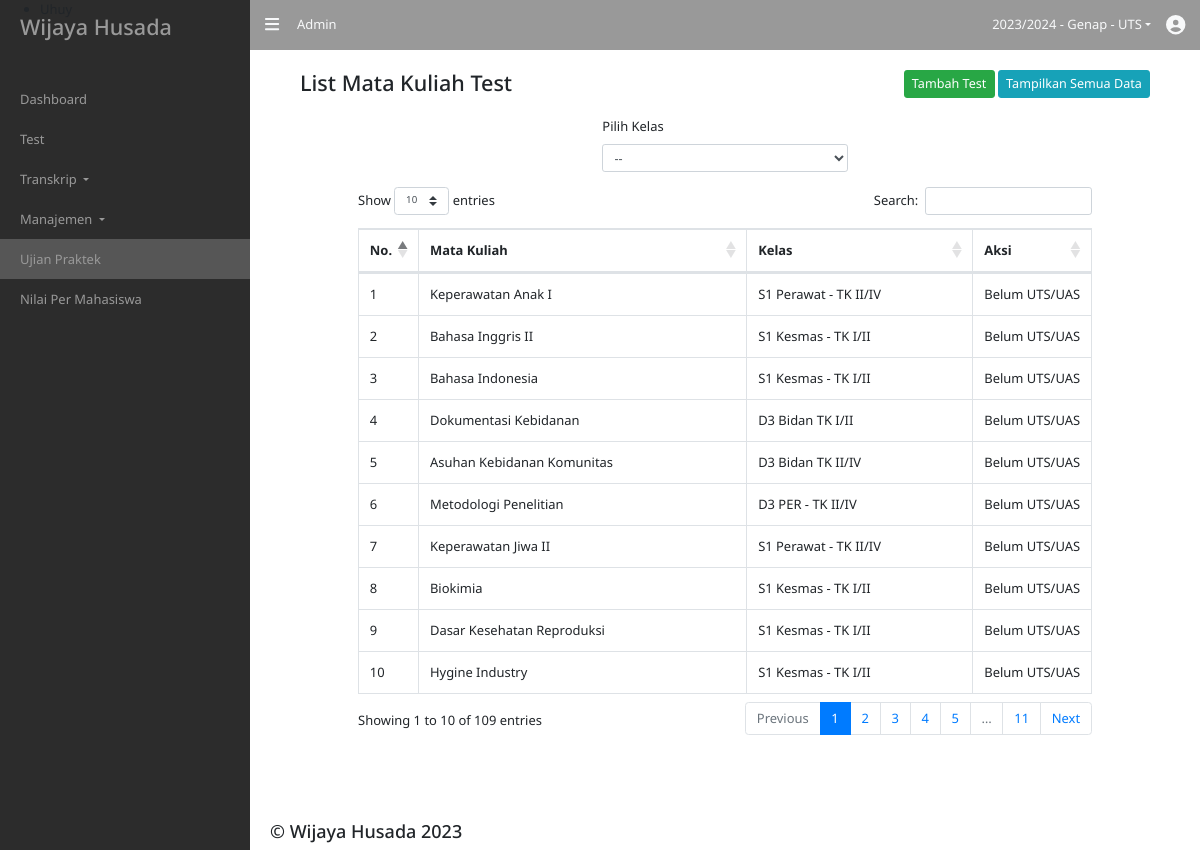
The app's page /admin/dashboard.php?pg=uprak with its own data.
### tables this page shows
CREATE TABLE IF NOT EXISTS `tperiode` (
  `id_periode` int(100) NOT NULL AUTO_INCREMENT,
  `tahun` varchar(100) NOT NULL,
  `jenis_tes` int(10) NOT NULL,
  `terpilih` tinyint(1) NOT NULL,
  PRIMARY KEY (`id_periode`)
);

CREATE TABLE IF NOT EXISTS `ttahun` (
  `id_ta` int(10) NOT NULL AUTO_INCREMENT,
  `nama_ta` varchar(255) NOT NULL,
  PRIMARY KEY (`id_ta`)
);

CREATE TABLE IF NOT EXISTS `ttest` (
  `id_test` int(100) NOT NULL AUTO_INCREMENT,
  `makul` varchar(255) NOT NULL,
  `id_kelas` int(100) NOT NULL,
  `status_uts` int(2) NOT NULL,
  `status` tinyint(1) NOT NULL,
  `uprak` int(10) NOT NULL,
  `id_periode` int(100) NOT NULL,
  `id_ta` int(100) NOT NULL,
  PRIMARY KEY (`id_test`)
);

CREATE TABLE IF NOT EXISTS `tmakul` (
  `IdMakul` int(11) NOT NULL AUTO_INCREMENT,
  `KdMakul` varchar(10) NOT NULL,
  `NamaMakul` varchar(100) NOT NULL,
  `Semester` char(1) NOT NULL,
  `IdJurusan` int(11) NOT NULL,
  PRIMARY KEY (`IdMakul`)
);

CREATE TABLE IF NOT EXISTS `tkelas` (
  `IdKelas` int(11) NOT NULL AUTO_INCREMENT,
  `IdJurusan` int(11) NOT NULL,
  `NamaKelas` varchar(200) NOT NULL,
  PRIMARY KEY (`IdKelas`)
);

### admin/dashboard.php (the view, shortened to what this page needs)
<?php
require '../connection.php';
$prdQ = mysqli_query($connect,"SELECT tperiode.*, ttahun.nama_ta FROM tperiode left join ttahun on ttahun.id_ta = tperiode.tahun where tperiode.terpilih = '1'");
$prd=mysqli_fetch_assoc($prdQ);
$periode = $prd['nama_ta']." - ";
$periode .= ($prd['jenis_tes']==1)? "UTS" : "UAS";
$ta_id = $prd['tahun'];
$jenis = $prd['jenis_tes'];
?>
<!DOCTYPE html>
<html lang="en">
<head>
    <link rel="stylesheet" href="https://cdn.datatables.net/1.13.6/css/dataTables.bootstrap4.min.css" rel="stylesheet">
    <link rel="stylesheet" href="https://cdn.jsdelivr.net/npm/bootstrap@4.0.0/dist/css/bootstrap.min.css">
    <link rel="stylesheet" href="https://cdnjs.cloudflare.com/ajax/libs/font-awesome/6.4.2/css/all.min.css" />
    <link rel="stylesheet" href="../assets/style.css" rel="stylesheet">
</head>
<body>
    <div id="wrapper" class="toggled">
        <div class="nav-bar w-100 d-flex justify-content-between">
            <div class="wrap">
                <a href="#menu-toggle" class="text-light mr-3" id="menu-toggle"><i class="fa-solid fa-lg fa-3x fa-bars"></i></a>
                <span class="text-light">Admin</span>
            </div>
            <div class="periode d-flex justify-content-between">
                <div class="dropdown">
                    <a href="#" class="text-light ml-3 dropdown-toggle" role="button" id="dropdownMenuLink" data-toggle="dropdown" aria-haspopup="true" aria-expanded="false"><?php echo $periode ?></a>
                </div>
                <div class="dropdown">
                    <a href="#" class="text-light ml-3" role="button" id="aaa" data-toggle="dropdown" aria-haspopup="true" aria-expanded="false"><i class="fa-solid fa-xl fa-circle-user"></i></a>
                </div>
            </div>
        </div>
        <div id="sidebar-wrapper">
            <ul class="sidebar-nav">
                <li class="sidebar-brand mt-3">
                    <a href="">
                       <h4>Wijaya Husada</h4>
                    </a>
                </li>
                <li>
                    <a href="dashboard.php" class="menu-link">Dashboard</a>
                </li>
                <li>
                    <a href="?pg=makul" class="menu-link">Test</a>
                </li>
                <li>
                <a class="menu-drop dropdown-toggle menu-link" href="#menu-transkrip" data-toggle="collapse" aria-expanded="false">
                        Transkrip
                    </a>
                </li>
                <li>
                    <a class="menu-dropp dropdown-toggle menu-link" href="#menu-manajemen" data-toggle="collapse" aria-expanded="false">
                        Manajemen
                    </a>
                </li>
                <li>
                    <a href="?pg=uprak" class="menu-link">Ujian Praktek</a>
                </li>
                <li>
                    <a href="?pg=rev" class="menu-link">Nilai Per Mahasiswa</a>
                </li>
            </ul>
            <ul>
                <li>Uhuy</li>
            </ul>
        </div>
        <div id="page-content-wrapper" style="min-height:100vh">
            <div class="container-fluid">
            <?php
            if(!isset($_GET['pg']))
            {
               ?> <h2>Ini Adalah Aplikasi Untuk Pencetakan Hasil Nilai</h2>
                    <div class="card bg-info  p-2 mt-2">
                        <div class="card-header border">
                            <h4 class="text-light">Dashboard Menu</h4>
                        </div>
                        <div class="card-body">
                            <p class="text-light">
                               <b> Bagi dosen yang ingin melakukan pencetakan hasil nilai UTS / UAS Silahkan gunakan aplikasi ini.
                            </p>
                        </div>
                    </div>
               <?php
            }
            else {
            switch ($_GET['pg']) {
                    ?>
                        <?php
                case "uprak":
                    if(!isset($_GET['act']))
                    {
                        if(isset($_POST['kelas']) || isset($_GET['idk']))
                        {
                            $kelass =(isset($_GET['idk'])) ?$_GET['idk'] :$_POST['kelas'];
                        $sql = ($jenis==2)
                        ?"SELECT ttest.*,
                        tkelas.NamaKelas,  tmakul.NamaMakul
                        from ttest
                        left join tkelas on tkelas.IdKelas = ttest.id_kelas
                        left join tmakul on tmakul.IdMakul = ttest.makul where ttest.id_ta='$ta_id' and ttest.id_kelas = '$kelass' order by ttest.status ASC"
                        : "SELECT ttest.*,
                        tkelas.NamaKelas,  tmakul.NamaMakul
                        from ttest
                        left join tkelas on tkelas.IdKelas = ttest.id_kelas
                        left join tmakul on tmakul.IdMakul = ttest.makul where ttest.id_ta='$ta_id' and ttest.id_kelas = '$kelass' order by ttest.status_uts ASC";
                        }
                        else
                        {
                        $sql = ($jenis==2)
                        ?"SELECT ttest.*,
                        tkelas.NamaKelas, tmakul.NamaMakul
                        from ttest
                        left join tkelas on tkelas.IdKelas = ttest.id_kelas
                        left join tmakul on tmakul.IdMakul = ttest.makul where ttest.id_ta='$ta_id' order by ttest.status ASC"
                        :  "SELECT ttest.*,
                        tkelas.NamaKelas, tmakul.NamaMakul
                        from ttest
                        left join tkelas on tkelas.IdKelas = ttest.id_kelas
                        left join tmakul on tmakul.IdMakul = ttest.makul where ttest.id_ta='$ta_id' order by ttest.status_uts ASC";
                        }
                        $query = mysqli_query($connect, $sql);
                        ?>
                        <div class="container d-flex flex-column align-items-center">
                            <div class="tambah w-100 mb-3 d-flex justify-content-between"><h4>List Mata Kuliah Test</h4>
                                <span>
                                    <a href="?pg=makul&act=tambah" class="btn btn-sm btn-success">Tambah Test</a>
                                    <a href="?pg=uprak" class="btn btn-sm btn-info">Tampilkan Semua Data</a>
                                </span>
                            </div>
                            <form action="" method="post">
                                <label for="">Pilih Kelas</label>
                                <select name="kelas" id="makuls" class='form-control form-control-sm mb-3' onchange='this.form.submit()'>
                                    <option value="">--</option>
                                </select>
                            </form>
                            <table class="table table-bordered w-100" id=<?php echo (mysqli_num_rows($query)>0) ?"tabel-nilai" : "";?>>
                                <thead>
                                    <tr>
                                        <th>No.</th>
                                        <th>Mata Kuliah</th>
                                        <th>Kelas</th>
                                        <th>Aksi</th>
                                    </tr>
                                </thead>
                                <tbody>
                                <?php
                                    if(mysqli_num_rows($query)>0)
                                    {
                                        $i=1;
                                        while($row = mysqli_fetch_array($query)) {
                                        ?>
                                        <tr style="background:<?php echo ($row['uprak'] == 1) ? 'aqua' : '' ?>">
                                            <td><?php echo $i++ ?></td>
                                            <td><?php echo $row['NamaMakul'] ?></td>
                                            <td><?php echo $row['NamaKelas'] ?></td>
                                            <td><?php
                                            if($row['status']==1 && $row['status_uts']==1)
                                            {
                                            echo ($row['uprak']==0)? "<a href = '?pg=nilai&idt=$row[id_test]&idk=$row[id_kelas]&idm=$row[makul]&uprak=uprak' class='btn btn-sm btn-info'>Upload Data</a>"
                                                : "<a onclick='return confirm(`yakin hapus data $row[NamaMakul] ?`)' href='action.php?delt=$row[id_test]&jenis=3' class='btn btn-sm btn-secondary'>Hapus Data Tes</a>
                                                <a href='cetak_mkl.php?tid=$row[id_test]&idk=$row[id_kelas]&jenis=3' class='btn btn-sm btn-light' target='__blank'>Cetak Data</a>
                                                ";
                                            }
                                            else
                                            {
                                                echo "Belum UTS/UAS";
                                            }
                                             ?>
                                            </td>
                                        </tr>
                                    <?php
                                    }
                                    }
                                    else {
                                    ?>
                                        <tr>
                                            <td>Data Tidak Ditemukan</td>
                                        </tr>
                                    <?php  }?>
                                </tbody>
                            </table>
                        </div>
                        <?php
                    }
                break;
                    ?>
                    <?php
            }
        }
            ?>
            </div>
            <div class="footer">
                <h5>&copy; Wijaya Husada 2023</h5>
            </div>
        </div>
    </div>
</body>
</html>

### assets/style.css (style rules this page uses)
* { font-family: 'Noto Sans',system-ui, -apple-system, BlinkMacSystemFont, 'Segoe UI', Roboto, Oxygen, Ubuntu, Cantarell, 'Open Sans', 'Helvetica Neue', sans-serif; font-size: 0.9rem; }
body { overflow-x: hidden; }
.nav-bar { padding:15px; background: #999999; }
#wrapper { padding-left: 0; -webkit-transition: all 0.5s ease; -moz-transition: all 0.5s ease; -o-transition: all 0.5s ease; transition: all 0.5s ease; }
#wrapper.toggled { padding-left: 250px; }
#sidebar-wrapper { z-index: 1000; position: fixed; left: 250px; width: 0; height: 100%; top:0; margin-left: -250px; overflow-y: auto; background: #2c2c2c; -webkit-transition: all 0.5s ease; -moz-transition: all 0.5s ease; -o-transition: all 0.5s ease; transition: all 0.5s ease; }
#wrapper.toggled #sidebar-wrapper { width: 250px; }
#page-content-wrapper { width: 100%; position: absolute; padding: 15px; }
#wrapper.toggled #page-content-wrapper { position: absolute; margin-right: -250px; }
.sidebar-nav { position: absolute; top: 0; width: 250px; margin: 0; padding: 0; list-style: none; }
.sidebar-nav li { text-indent: 20px; line-height: 40px; }
.sidebar-nav li a { display: block; text-decoration: none; color: #999999; }
.active { color: #fff; background: rgba(255, 255, 255, 0.2); }
.sidebar-nav>.sidebar-brand { height: 65px; font-size: 18px; line-height: 60px; }
.sidebar-nav>.sidebar-brand a { color: #999999; }
@media (min-width:768px) { #wrapper { padding-left: 0; } }
@media (min-width:768px) { #wrapper.toggled { padding-left: 250px; } }
@media (min-width:768px) { #sidebar-wrapper { width: 0; } }
@media (min-width:768px) { #wrapper.toggled #sidebar-wrapper { width: 250px; } }
@media (min-width:768px) { #page-content-wrapper { padding: 20px; position: relative; } }
@media (min-width:768px) { #wrapper.toggled #page-content-wrapper { position: relative; margin-right: 0; } }
.footer { position:absolute; bottom: 0 ; }

### records on screen
tperiode: jenis_tes.nama_ta "2023/2024 - Genap - UTS"
ttest: tmakul.NamaMakul "Keperawatan Anak I", tkelas.NamaKelas "S1 Perawat - TK II/IV", status "Belum UTS/UAS"
ttest: tmakul.NamaMakul "Bahasa Inggris II", tkelas.NamaKelas "S1 Kesmas - TK I/II", status "Belum UTS/UAS"
ttest: tmakul.NamaMakul "Bahasa Indonesia", tkelas.NamaKelas "S1 Kesmas - TK I/II", status "Belum UTS/UAS"
ttest: tmakul.NamaMakul "Dokumentasi Kebidanan", tkelas.NamaKelas "D3 Bidan TK I/II", status "Belum UTS/UAS"
ttest: tmakul.NamaMakul "Asuhan Kebidanan Komunitas", tkelas.NamaKelas "D3 Bidan TK II/IV", status "Belum UTS/UAS"
ttest: tmakul.NamaMakul "Metodologi Penelitian", tkelas.NamaKelas "D3 PER - TK II/IV", status "Belum UTS/UAS"
ttest: tmakul.NamaMakul "Keperawatan Jiwa II", tkelas.NamaKelas "S1 Perawat - TK II/IV", status "Belum UTS/UAS"
ttest: tmakul.NamaMakul "Biokimia", tkelas.NamaKelas "S1 Kesmas - TK I/II", status "Belum UTS/UAS"
ttest: tmakul.NamaMakul "Dasar Kesehatan Reproduksi", tkelas.NamaKelas "S1 Kesmas - TK I/II", status "Belum UTS/UAS"
ttest: tmakul.NamaMakul "Hygine Industry", tkelas.NamaKelas "S1 Kesmas - TK I/II", status "Belum UTS/UAS"
